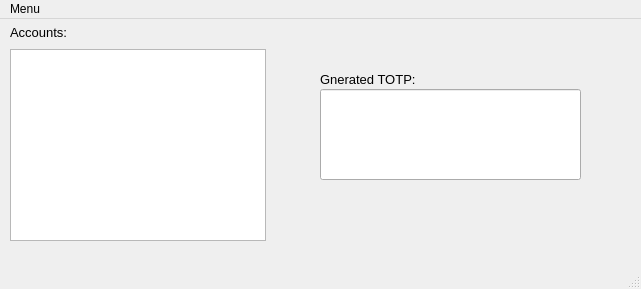
<?xml version="1.0" encoding="UTF-8"?>
<ui version="4.0">
 <class>MainWindow</class>
 <widget class="QMainWindow" name="MainWindow">
  <property name="geometry">
   <rect>
    <x>0</x>
    <y>0</y>
    <width>641</width>
    <height>289</height>
   </rect>
  </property>
  <property name="windowTitle">
   <string>Authticator Passmasters</string>
  </property>
  <widget class="QWidget" name="centralwidget">
   <widget class="QLineEdit" name="lineEdit">
    <property name="geometry">
     <rect>
      <x>320</x>
      <y>70</y>
      <width>261</width>
      <height>91</height>
     </rect>
    </property>
    <property name="font">
     <font>
      <pointsize>28</pointsize>
      <weight>75</weight>
      <bold>true</bold>
     </font>
    </property>
   </widget>
   <widget class="QLabel" name="label">
    <property name="geometry">
     <rect>
      <x>320</x>
      <y>50</y>
      <width>141</width>
      <height>20</height>
     </rect>
    </property>
    <property name="font">
     <font>
      <pointsize>10</pointsize>
     </font>
    </property>
    <property name="text">
     <string>Gnerated TOTP:</string>
    </property>
   </widget>
   <widget class="QLabel" name="label_2">
    <property name="geometry">
     <rect>
      <x>10</x>
      <y>3</y>
      <width>101</width>
      <height>20</height>
     </rect>
    </property>
    <property name="font">
     <font>
      <pointsize>10</pointsize>
     </font>
    </property>
    <property name="text">
     <string>Accounts:</string>
    </property>
   </widget>
   <widget class="QListView" name="listView">
    <property name="geometry">
     <rect>
      <x>10</x>
      <y>30</y>
      <width>256</width>
      <height>192</height>
     </rect>
    </property>
   </widget>
  </widget>
  <widget class="QMenuBar" name="menubar">
   <property name="geometry">
    <rect>
     <x>0</x>
     <y>0</y>
     <width>641</width>
     <height>21</height>
    </rect>
   </property>
   <widget class="QMenu" name="menuDeactivate">
    <property name="title">
     <string>Menu</string>
    </property>
    <addaction name="actionDeactivate_Account"/>
    <addaction name="actionExport"/>
    <addaction name="actionReset"/>
   </widget>
   <addaction name="menuDeactivate"/>
  </widget>
  <widget class="QStatusBar" name="statusbar"/>
  <action name="actionDeactivate_Account">
   <property name="text">
    <string>Deactivate Account</string>
   </property>
  </action>
  <action name="actionExport">
   <property name="text">
    <string>Export</string>
   </property>
  </action>
  <action name="actionReset">
   <property name="text">
    <string>Reset</string>
   </property>
  </action>
 </widget>
 <resources/>
 <connections/>
</ui>
